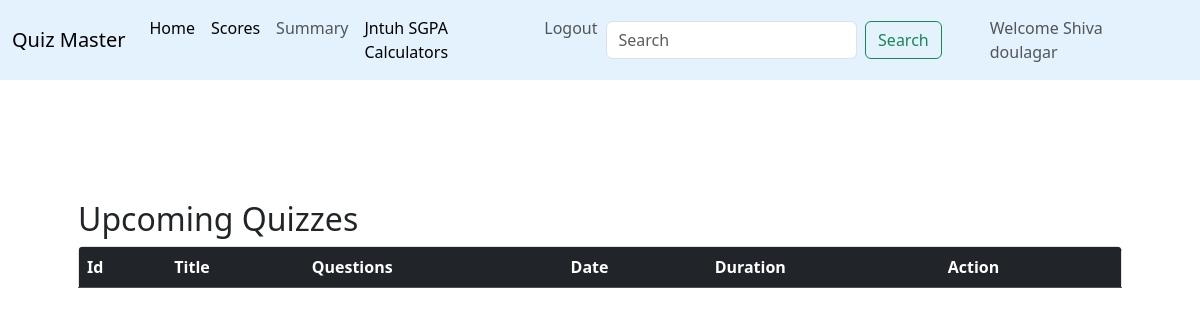
Page /students/shivadoulager@gmail.com (signed in) on the earlier database version.
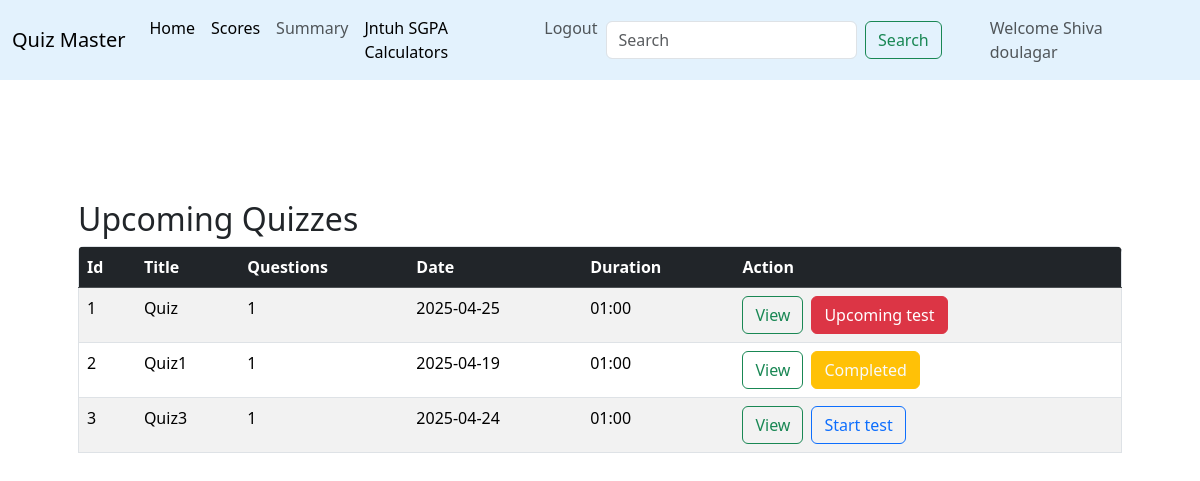
Same page on the later database version.
### models.py (models this page shows)
class Quiz(db.Model):
    __tablename__ = 'quiz'
    id = db.Column(db.Integer, primary_key=True, autoincrement=True)
    chapter_id = db.Column(db.Integer, db.ForeignKey('chapters.id'), nullable=False)
    quiz_title = db.Column(db.String(50), nullable=False,default="Unnamed Quiz")
    date_of_quiz = db.Column(db.DateTime, default=datetime.utcnow)
    time_duration = db.Column(db.Integer, nullable=False)
    remarks = db.Column(db.String(255), nullable=True)
    chapter = db.relationship('Chapter', backref='quiz')

### students/students.py (the view, shortened to what this page needs)
@students_bp.route("/<mail>", methods=["GET", "POST"])
def student_dashboard(mail):
    if request.method == "GET":
        if "user" not in session or session["user"]["role"] != "student":
            flash("Access denied! Please log in as a student.")
            return redirect(url_for("signin"))
        db = None
        try:
            db = sqlite3.connect("instance/quiz_master.db")
            cur = db.cursor()
            new_data = cur.execute("""
                SELECT  quiz.id,COUNT(questions.quiz_id),quiz.date_of_quiz,quiz.time_duration,chapters.chapter_name,subjects.subject_name,quiz.quiz_title
                                FROM quiz
                                LEFT JOIN questions ON quiz.id = questions.quiz_id
                                LEFT JOIN chapters ON chapters.id = questions.chapter_id
                                LEFT JOIN subjects on chapters.subject_id = subjects.id
                                GROUP BY quiz.id
            """).fetchall()
            name = user_name(mail)
            return render_template(
                "home.html",
                new_data=new_data,
                mail=mail,
                date=str(datetime.date.today()),
                name=name[0],
                table=new_data,
                title = "Student-Dashboard"
            )
        except Exception as e:
            flash(f"An error occurred: {e}")
            print(f"Error: {e}")
            return redirect(url_for("signin"))
        finally:
            if db:
                db.close()

### app.py (called while the page is built)
@app.before_request
def session_timeout():
    session.permanent = True
    app.permanent_session_lifetime = timedelta(minutes=30)  # Set timeout duration

### students/students.py (called while the page is built)
def user_name(mail):
    db = None
    try:
        if "user" not in session or session["user"]["role"] != "student":
            flash("Access denied! Please log in as a student.")
            return redirect(url_for("signin"))
        db = sqlite3.connect("instance/quiz_master.db")
        cur = db.cursor()
        name = cur.execute(
                """
                SELECT fullname FROM users WHERE  mail = ?
            """,
                (mail,),
            ).fetchone()
        return name
    except Exception as e:
        print(e)
    finally:
        if db is not None:
            db.close()

### students/templates/home.html (shortened to what this page needs)
{% extends "student_dashboard.html" %}
 {% block content %}
 <div class="outer_container container  rounded p-5">
  <h2>Upcoming Quizzes</h2>
  <div class="table-responsive rounded">
    <table class="table border  table-striped table-hover">
      <thead class="table-dark">
        <tr>
          <th scope="col">Id</th>
          <th scope="col">Title</th>
          <th class="non" scope="col">Questions</th>
          <th class="non" scope="col">Date</th>
          <th class="non" scope="col">Duration</th>
          <th scope="col">Action</th>
        </tr>
      </thead>
      <tbody>
        {% for quiz in new_data %}
        <tr>
          <td>{{quiz[0]}}</td>
          <td>{{quiz[6] | capitalize}}</td>
          <td class="non">{{quiz[1]}}</td>
          <td class="non">{{quiz[2]}}</td>
          <td class="non">{{quiz[3]}}</td>
          <td>
            <div class="d-flex  gap-2">
              <button
                class="btn btn-outline-success view-btn"
                data-bs-toggle="modal"
                data-bs-target="#viewmodal"
                data-id="{{ quiz[0] }}"
                data-quiz_title = {{quiz[6]}}
                data-subject="{{ quiz[5] }}"
                data-chapter="{{ quiz[4] }}"
                data-questions="{{ quiz[1] }}"
                data-date="{{ quiz[2] }}"
                data-duration="{{ quiz[3] }}">
                View
              </button>
              <div class="d-flex justify-content-center">
                {% if quiz[2] == date %}
                  <form method="post" action="{{url_for('students.student_dashboard', mail=mail, quiz_id=quiz[0])}}">
                    <button type="submit" class="btn btn-outline-primary w-100" onclick="confirm('Are you sure you want to start the test?')">
                      Start test
                    </button>
                  </form>
                {% elif quiz[2] < date %}
                  <button class="btn btn-warning text-light w-100" onclick="alert('Oops! Too late')">Completed</button>
                {% else %}
                  <button class="btn btn-danger w-100" onclick="alert('The quiz date is not today')">Upcoming test</button>
                {% endif %}
              </div>
            </div>
          </td>
        </tr>
        {% endfor %}
      </tbody>
    </table>
  </div>
</div>
{% endblock %}

Differences in the rows shown:
added Quiz: id "1", quiz_title "Quiz", quiz "1", date_of_quiz "2025-04-25", time_duration "01:00", shows "Upcoming test"
added Quiz: id "2", quiz_title "Quiz1", chapter "1", date_of_quiz "2025-04-19", time_duration "01:00", shows "Completed"
added Quiz: id "3", quiz_title "Quiz3", chapter "1", date_of_quiz "2025-04-24", time_duration "01:00"
